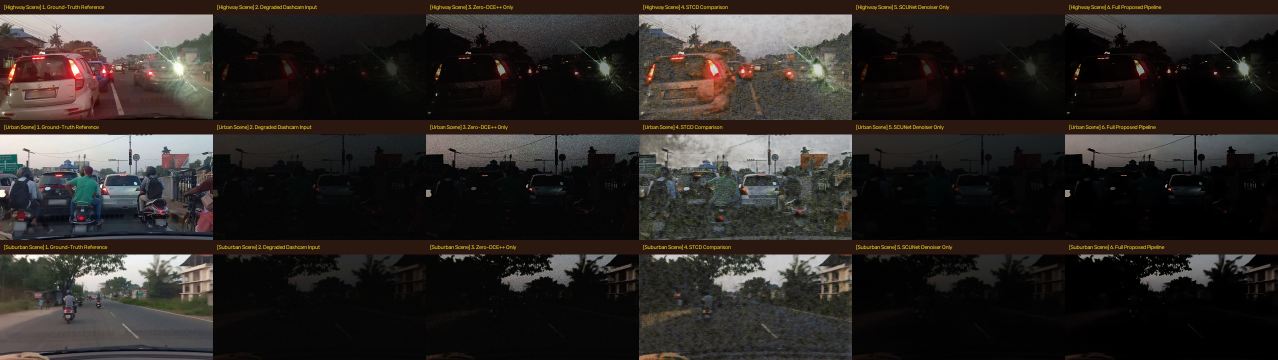
#> input picture samples/qualitative_grid.png, 2556 x 720 px (shown at 1/2 size)
$ python -i quality_metrics.py   (imports and definitions only)   (older library calls are emulated)
#> lines starting #> are read from the running program, lines starting #| are printed output that depends on the picture
#> further down, picture is the input picture: shape (720, 2556, 3); mean B, G, R 37.2, 40.1, 44.8
"""
DashClarity AI - Video Quality & Technical Metrics Module
Calculates authentic visual enhancement statistics, illumination gain,
contrast improvement, temporal stability, color saturation retention,
sharpness preservation, and highlight protection.
Adheres strictly to scientific standards: PSNR/SSIM are only reported
when paired ground-truth reference footage is present.
"""

import cv2
import numpy as np
from typing import Dict, Any, Optional, List

def compute_frame_luminance_stats(frame_bgr: np.ndarray) -> Dict[str, float]:
    """
    Computes luminance mean, standard deviation (RMS contrast), percentile metrics,
    Laplacian sharpness, HSV saturation, and highlight clipping ratio.
    """
    # Convert BGR to YCrCb and take Y (luminance) channel
    ycrcb = cv2.cvtColor(frame_bgr, cv2.COLOR_BGR2YCrCb)
#> ycrcb: shape (720, 2556, 3); mean of channels 0, 1, 2 41.2, 130.6, 125.8
    y_channel = ycrcb[:, :, 0].astype(np.float32)
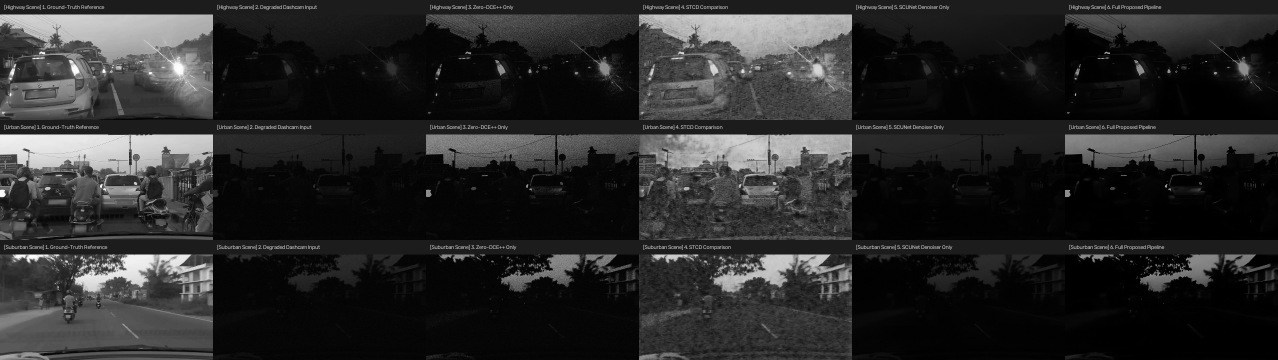
#> y_channel: shape (720, 2556) float32 (shown at 1/2 size); min 0, max 255, mean 41.2

    mean_lum = float(np.mean(y_channel))
#> mean_lum = 41.19
    std_lum = float(np.std(y_channel))
#> std_lum = 51.78
    p10 = float(np.percentile(y_channel, 10))
#> p10 = 2
    p90 = float(np.percentile(y_channel, 90))
#> p90 = 114
    dynamic_range = p90 - p10
#> dynamic_range = 112

    # Sharpness (Laplacian variance on grayscale)
    gray = cv2.cvtColor(frame_bgr, cv2.COLOR_BGR2GRAY)
    lap_var = float(cv2.Laplacian(gray, cv2.CV_64F).var())
#> lap_var = 980.2

    # Saturation (mean S channel in HSV)
    hsv = cv2.cvtColor(frame_bgr, cv2.COLOR_BGR2HSV)
#> hsv: shape (720, 2556, 3); mean H, S, V 59.1, 91.9, 46.8
    mean_sat = float(hsv[:, :, 1].mean())
#> mean_sat = 91.85

    # Highlight clipping (> 240 in all or any channel)
    overexp_pct = float(np.mean(frame_bgr > 240) * 100.0)
#> overexp_pct = 0.0929

    return {
        "mean_luminance": mean_lum,
        "contrast_rms": std_lum,
        "dynamic_range": dynamic_range,
        "sharpness_laplacian": lap_var,
        "mean_saturation": mean_sat,
        "overexposed_pct": overexp_pct
    }

# [138 lines left out: function calculate_enhancement_metrics, not called in this run]

>>> import cv2
>>> picture = cv2.imread('../samples/qualitative_grid.png')
>>> result = compute_frame_luminance_stats(picture)
#> result = {'mean_luminance': 41.19, 'contrast_rms': 51.78, 'dynamic_range': 112, 'sharpness_laplacian': 980.2, 'mean_saturation': 91.85, 'overexposed_pct': 0.0929}
